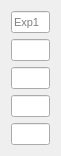
      <widget class="QWidget" name="layoutWidget_2">
       <property name="geometry">
        <rect>
         <x>320</x>
         <y>60</y>
         <width>61</width>
         <height>155</height>
        </rect>
       </property>
       <layout class="QVBoxLayout" name="verticalLayout_2">
        <item>
         <widget class="QLineEdit" name="Exp1">
          <property name="font">
           <font>
            <pointsize>8</pointsize>
           </font>
          </property>
          <property name="placeholderText">
           <string>Exp1</string>
          </property>
         </widget>
        </item>
        <item>
         <widget class="QLineEdit" name="Exp2">
          <property name="font">
           <font>
            <pointsize>8</pointsize>
           </font>
          </property>
         </widget>
        </item>
        <item>
         <widget class="QLineEdit" name="Exp3">
          <property name="font">
           <font>
            <pointsize>8</pointsize>
           </font>
          </property>
         </widget>
        </item>
        <item>
         <widget class="QLineEdit" name="Exp4">
          <property name="font">
           <font>
            <pointsize>8</pointsize>
           </font>
          </property>
         </widget>
        </item>
        <item>
         <widget class="QLineEdit" name="Exp5">
          <property name="font">
           <font>
            <pointsize>8</pointsize>
           </font>
          </property>
         </widget>
        </item>
       </layout>
      </widget>
